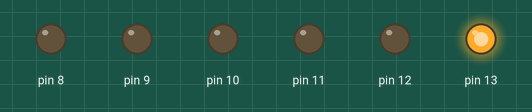
Bench run of a sketch on a simulated Arduino Uno, built with avr-gcc and run on an emulated ATmega328P. Parts: output pins drawn as LEDs (lit = HIGH).

Above: at 0.05 s.
At 0.45 s:
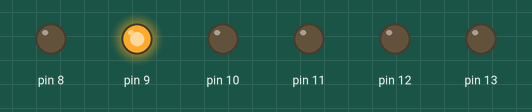
At 0.85 s:
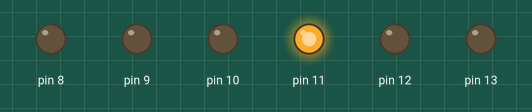
At 1.65 s:
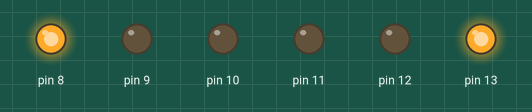
At 2.55 s:
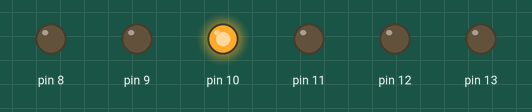
At 3.6 s:
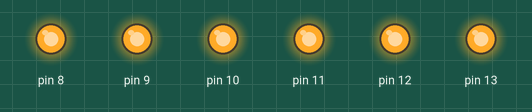
Timing chart, 0 to 4.1 s (numbered marks = the images above):
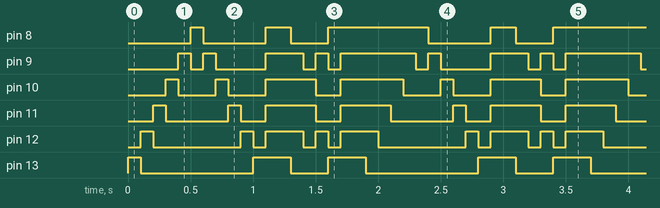

Measured:
- by itself, pin 8: repeats every 1.8 s: LOW 0.50 s, HIGH 0.20 s, LOW 0.30 s, HIGH 0.80 s
- by itself, pin 9: repeats every 1.8 s: LOW 0.10 s, HIGH 0.10 s, LOW 0.40 s, HIGH 0.30 s, LOW 0.10 s, HIGH 0.10 s, LOW 0.10 s, HIGH 0.60 s
- by itself, pin 10: repeats every 1.8 s: LOW 0.30 s, HIGH 0.10 s, LOW 0.30 s, HIGH 0.40 s, LOW 0.20 s, HIGH 0.50 s
- by itself, pin 11: repeats every 1.8 s: LOW 0.50 s, HIGH 0.10 s, 2 × (LOW 0.20 s, HIGH 0.40 s)
- by itself, pin 12: repeats every 1.8 s: LOW 0.70 s, HIGH 0.10 s, LOW 0.10 s, HIGH 0.30 s, LOW 0.10 s, HIGH 0.10 s, LOW 0.10 s, HIGH 0.30 s
- by itself, pin 13: repeats every 1.8 s: LOW 0.90 s, HIGH 0.30 s, LOW 0.30 s, HIGH 0.30 s

The sketch:

sketch_oct26a.ino
```cpp
#define time1  100


void setup() {
 pinMode (13, OUTPUT);
 pinMode (12, OUTPUT);
 pinMode (11, OUTPUT);
 pinMode (10, OUTPUT);
 pinMode (9, OUTPUT);
 pinMode (8, OUTPUT);

}

void loop() {

 digitalWrite(13, 1);
  delay(time1);
 digitalWrite(13, 0);

 digitalWrite(12, 1);
  delay(time1);
 digitalWrite(12, 0);

 digitalWrite(11, 1);
  delay(time1);
 digitalWrite(11, 0);

 digitalWrite(10, 1);
  delay(time1);
 digitalWrite(10, 0);

 digitalWrite(9, 1);
  delay(time1);
 digitalWrite(9, 0);

 digitalWrite(8, 1);
  delay(time1);
 digitalWrite(8, 0);


 digitalWrite(9, 1);
  delay(time1);
 digitalWrite(9, 0);

 digitalWrite(10, 1);
  delay(time1);
 digitalWrite(10, 0);

 digitalWrite(11, 1);
  delay(time1);
 digitalWrite(11, 0);

 digitalWrite(12, 1);
  delay(time1);
 digitalWrite(12, 0);

 digitalWrite(13, 1);
  delay(time1);
 digitalWrite(13, 0);


 digitalWrite(13, 1);

 digitalWrite(12, 1);

 digitalWrite(11, 1);

 digitalWrite(10, 1);

 digitalWrite(9, 1);

 digitalWrite(8, 1);
  delay(time1);


 digitalWrite(13, 1);
 digitalWrite(8, 1);
  delay(time1);
 digitalWrite(13, 0);
 digitalWrite(8, 0);

 digitalWrite(12, 1);
 digitalWrite(9, 1);
  delay(time1);
 digitalWrite(12, 0);
 digitalWrite(9, 0);

 digitalWrite(11, 1);
 digitalWrite(10, 1);
  delay(time1);
 digitalWrite(11, 0);
 digitalWrite(10, 0);


 digitalWrite(12, 1);
 digitalWrite(9, 1);
  delay(time1);
 digitalWrite(12, 0);
 digitalWrite(9, 0);

 digitalWrite(13, 1);
 digitalWrite(8, 1);
  delay(time1);
 digitalWrite(13, 0);
 digitalWrite(8, 0);


 digitalWrite(13, 1);

 digitalWrite(12, 1);

 digitalWrite(11, 1);

 digitalWrite(10, 1);

 digitalWrite(9, 1);

 digitalWrite(8, 1);
  delay(time1);

}
```
